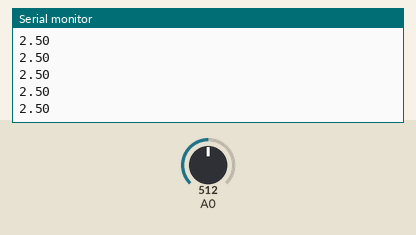
This sketch was run on a simulated Arduino Uno, built with avr-gcc and run on an emulated ATmega328P. Parts: the last lines printed to the serial monitor. Inputs (shaded band) come from the test bench; at power-on: A0 = 512.

Above: at 1.2 s.
1.3 s: A0 set to 716
At 2.2 s:
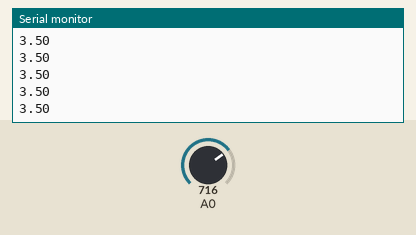
2.8 s: A0 set to 900
At 3.7 s:
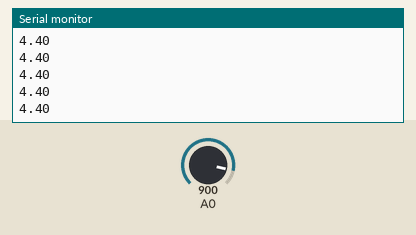
Timing chart, 0 to 5.8 s (numbered marks = the images above; inputs shaded):
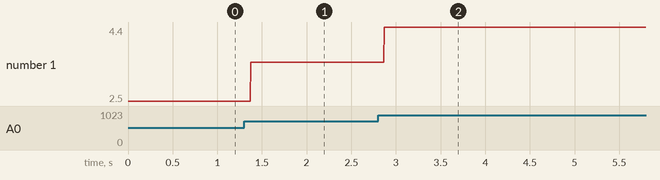

Measured:
- after the input at 1.3 s, the serial monitor: prints a new line after 0.07 s (image 1)
- after the input at 2.8 s, the serial monitor: prints a new line after 0.07 s (image 2)
- plotted number 1: 2.5 → 3.5 after the input at 1.3 s, 3.5 → 4.4 after the input at 2.8 s

The sketch:

nivel.ino
```cpp
// the setup routine runs once when you press reset:
void setup() {
  // initialize serial communication at 9600 bits per second:
  Serial.begin(9600);
}

// the loop routine runs over and over again forever:
void loop() {
  // read the input on analog pin 0:
  int sensorValue = analogRead(A0);
  // Convert the analog reading (which goes from 0 - 1023) to a voltage (0 - 5V):
  float nivel = sensorValue * (5.0 / 1023.0); /*aqui se haria la conversion dependiendo del voltaje
  que se arroje del potenciometro que se mueve con el flotador, pero habria que hacer pruebas*/
  // print out the value you read:
  Serial.println(nivel);
}
```
